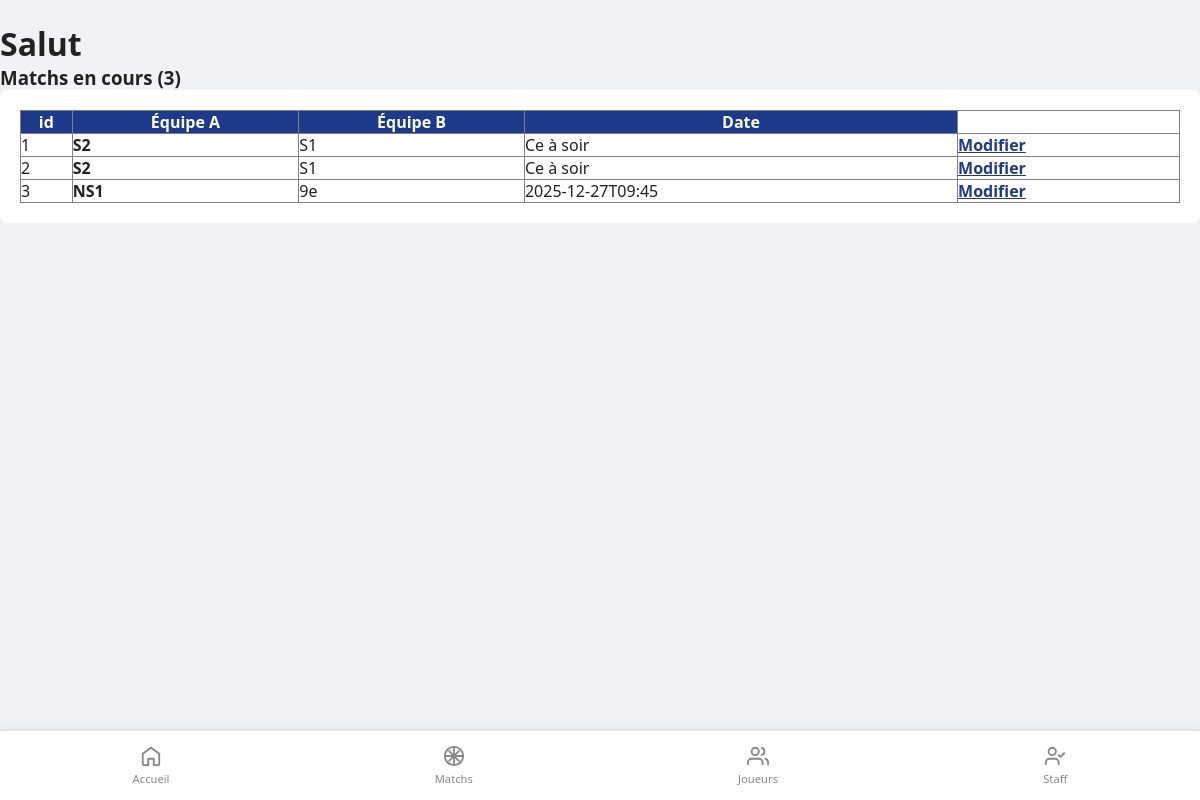
The page /admin/match/modifier (signed in) on the database as committed earlier.
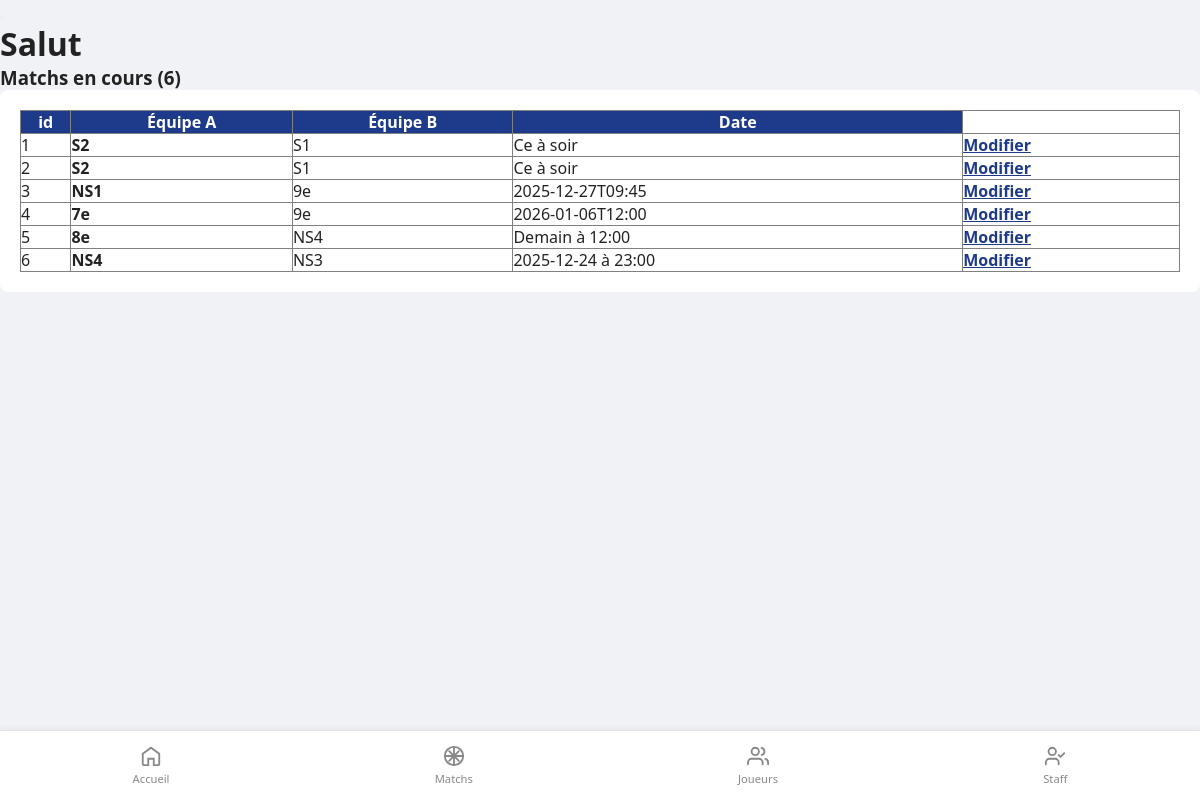
The same page on the database as committed later.
### tables this page shows
CREATE TABLE matchs (
                    id INTEGER PRIMARY KEY AUTOINCREMENT NOT NULL,
                    equipe_a TEXT NOT NULL,
                    equipe_b TEXT NOT NULL,
                    date_match TEXT NOT NULL,
                    statut TEXT DEFAULT 'ouvert'
                );

### admin_routes.py (the view)
    def wrap(*args, **kwargs):
        if "username" not in session:
            return redirect(url_for("login"))
        user = get_user_by_username(session["username"])
        if user["role"] not in ["super_admin", "admin", "statisticien"]:
            flash("Accès interdit", "error")
            return redirect(url_for("home"))
        return f(*args, **kwargs)

### admin_routes.py (called while the page is built)
def admin_required(f):
    def wrap(*args, **kwargs):
        if "username" not in session:
            return redirect(url_for("login"))
        user = get_user_by_username(session["username"])
        if user["role"] not in ["super_admin", "admin", "statisticien"]:
            flash("Accès interdit", "error")
            return redirect(url_for("home"))
        return f(*args, **kwargs)
    wrap.__name__ = f.__name__
    return wrap

@matchs_bp.route("/modifier", methods=["GET", "POST"])
@admin_required  #
def show_edit_matchs():
    programmes = get_programmes()
    return render_template("admin/matchs/edit_match.html", programmes=programmes)

### data.py (called while the page is built)
def depuis_centimes(centimes):
    if centimes is None:
        return Decimal("0.00")
    return (Decimal(str(centimes)) / Decimal("100")).quantize(Decimal("0.01"))

### routes.py (called while the page is built)
@app.context_processor
def inject_user():
    user = None
    if "username" in session:
        user = get_user_by_username(session["username"])
    return dict(current_user=user)

### templates/admin/matchs/edit_match.html (shortened to what this page needs)
{% extends 'admin/base.html' %}
{% block content %}
    	<h3>Matchs en cours ({{ programmes|length }})</h3>
{% if not programmes %}
<div class="no-match"><p>Il n'y a aucun match pour le moment...</p></div>
{% else %}
<section class="matches">
    <div class="results-table" style="background: white; padding: 20px; border-radius: 8px;">
		<table border="1" style="width: 100%; border-collapse: collapse;">
			<thead style="background-color: #1e3a8a; color: white;">
				<tr>
					<th>id</th>
					<th>Équipe A</th>
					<th>Équipe B</th>
					<th>Date</th>
				</tr>
			</thead>
			<tbody>
  {% for id, match in programmes.items() %}
  <tr>
					<td>{{ match["match_id"] }}</td>
					<td><strong>{{ match['equipe_a'] }}</strong></td>
					<td>{{ match['equipe_b'] }}</td>
					<td>{{ set_date(match['date_match']) }} </td>
					<td>
        <a href="{{ url_for('matchs.edit_matchs', match_id=match['match_id']) }}" onclick="#" style="color: #1e3a8a; font-weight: bold; text-decoration: underline; cursor: pointer;">
            Modifier
        </a></td>
				</tr>
				{% endfor %}
			</tbody>
		</table>
	</div>
</section>
{% endif %}
{% endblock %}

Rows that differ between the two databases and show on the page:
added matchs: match_id "4", equipe_a "7e", equipe_b "9e", date_match "2026-01-06T12:00"
added matchs: match_id "5", equipe_a "8e", equipe_b "NS4", date_match "Demain à 12:00"
added matchs: match_id "6", equipe_a "NS4", equipe_b "NS3", date_match "2025-12-24 à 23:00"
Other text that changed with them:
{{ programmes|length }}: "3" → "6"
new list line: "Modifier"
